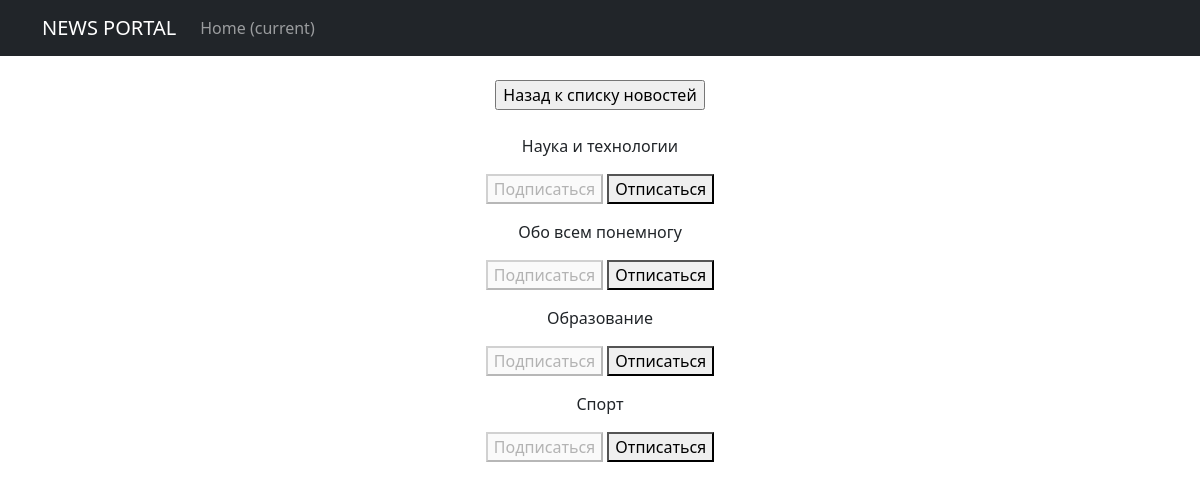
The app's page /subscriptions/ (signed in) with its own data.
### news/models.py (models this page shows, shortened)
class Category(models.Model):
    category_name = models.CharField(max_length=64, unique=True)

### news/views.py (the view, shortened to what this page needs)
# urls.py: path('subscriptions/', subscriptions, name='subscriptions'),
@login_required
@csrf_protect
def subscriptions(request):
    categories_with_subscriptions = Category.objects.annotate(
        user_subscribed=Exists(
            Subscriber.objects.filter(
                user=request.user,
                category=OuterRef('pk'),
            )
        )
    ).order_by('category_name')
    return render(
        request,
        'subscriptions.html',
        {'categories': categories_with_subscriptions},
    )

### templates/subscriptions.html (shortened to what this page needs)
{% extends 'flatpages/default.html' %}
{% block content %}
    <br>
    <input type="button" value="Назад к списку новостей" onClick='location.href="http://127.0.0.1:8000/news/"'>
    <br>
    <br>
    {% for category in categories  %}
        <p>
            {{ category.category_name }}
            <form method="post">
                {% if category.user_subscribed %}
                    <button disabled>Подписаться</button>
                    <button name="action" value="unsubscribe">Отписаться</button>
                {% else %}
                    <button name="action" value="subscribe">Подписаться</button>
                    <button disabled>Отписаться</button>
                {% endif %}
            </form>
        </p>
    {% endfor %}
{% endblock content %}

### templates/flatpages/default.html (shortened to what this page needs)
<!DOCTYPE html>
<html lang="en">
    <head>
        {% load static %}
        <link href="{% static 'css/styles.css' %}" rel="stylesheet" />
    </head>
    <body>
        <nav class="navbar navbar-expand-lg navbar-dark bg-dark static-top">
           <div class="container">
               <a class="navbar-brand" href="#">NEWS PORTAL</a>
               <div class="collapse navbar-collapse" id="navbarResponsive">
                   <ul class="navbar-nav ml-auto">
                       <li class="nav-item active">
                           <a class="nav-link" href="#">Home
                               <span class="sr-only">(current)</span>
                           </a>
                       </li>
                   </ul>
               </div>
           </div>
        </nav>
        <div class="container">
           <div class="row">
               <div class="col-lg-12 text-center">
                   {% block content %}{% endblock content %}
               </div>
           </div>
        </div>
     </body>
</html>

### records on screen
Category: category_name "Наука и технологии", shows "Подписаться"
Category: category_name "Обо всем понемногу", shows "Подписаться"
Category: category_name "Образование", shows "Подписаться"
Category: category_name "Спорт", shows "Подписаться"
